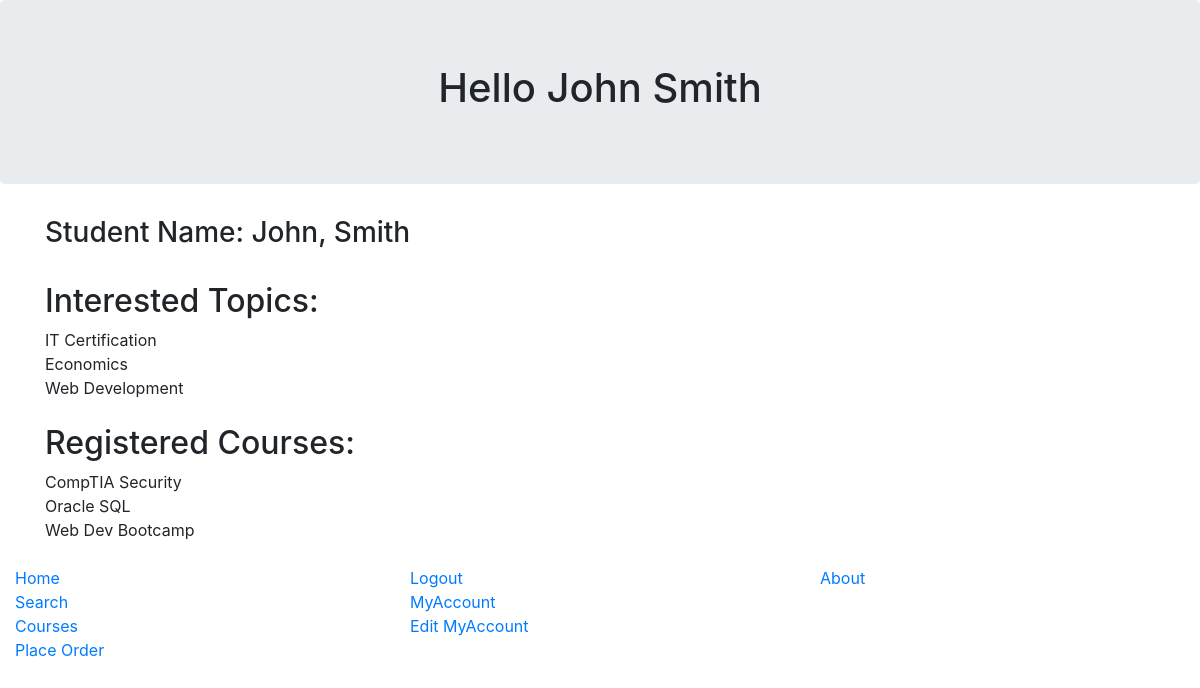
The app's page /myapp/myaccount/ (signed in), older data.
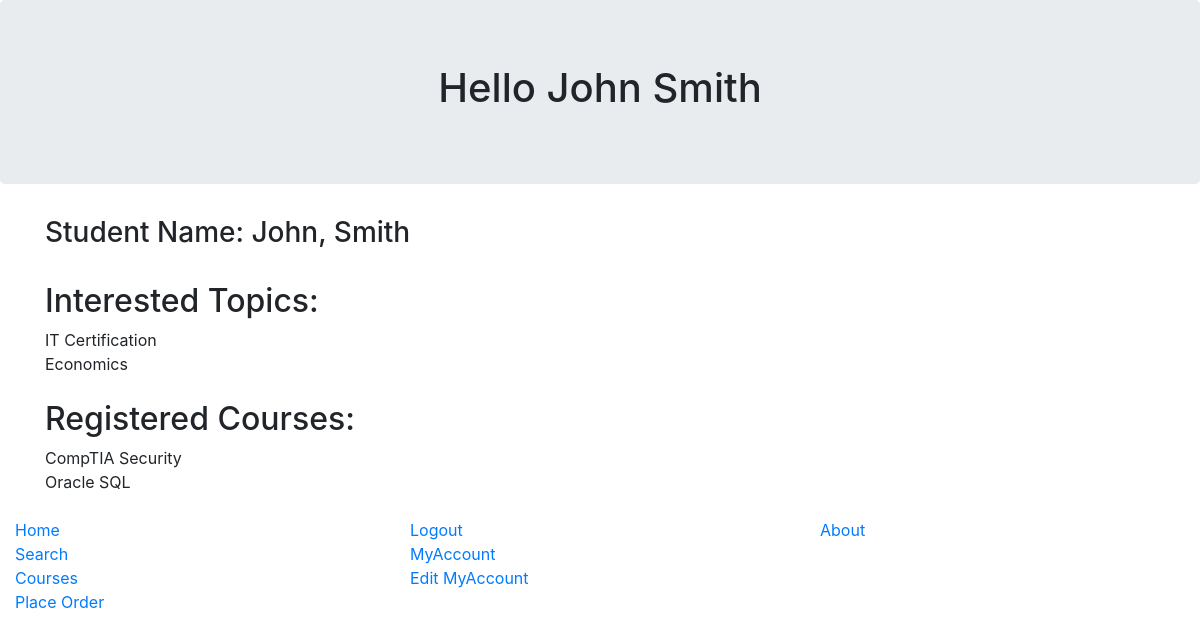
The same page, newer data.
### polls/models.py (models this page shows, shortened)
class Topic(models.Model):
    name = models.CharField(max_length=200)
    length = models.BigIntegerField(default=12)

class Course(models.Model):
    title = models.CharField(max_length=200)
    topic = models.ForeignKey(Topic, related_name='courses', on_delete=models.CASCADE)
    price = models.DecimalField(max_digits=10, decimal_places=2)
    hours = models.BigIntegerField(default=0)
    for_everyone = models.BooleanField(default=True)
    description = models.TextField(blank=True)
    num_reviews = models.PositiveIntegerField(default=0)

### polls/views.py (the view)
# urls.py: path('myaccount/', views.myaccount, name='myaccount'),
@login_required
def myaccount(request):
    student = Student.objects.filter(username=request.user).first()
    return render(request, 'registration/myaccount.html', { 'student': student })

### templates/registration/myaccount.html (shortened to what this page needs)
{% extends 'base.html' %}
{% block body_block %}
    {% if student %}
        <div>
        <h3>Student Name: {{ user.first_name }}, {{ user.last_name }}</h3>
        <br>
            <h2>Interested Topics:</h2>
        <ul>
        {% for topic in student.interested_in.all %}
            <li>
                {{ topic.name }}
            </li>
        {% endfor %}
        </ul>
        <br>
        <h2>Registered Courses:</h2>
        <ul>
        {% for course in student.registered_courses.all %}
            <li>
                {{ course.title }}
            </li>
        {% endfor %}
        </ul>
        </div>
    {% else %}
        <div><p>You are not a registered student!</p></div>
    {% endif %}
{% endblock %}

### templates/base.html (shortened to what this page needs)
<!DOCTYPE html>
{% load static %}
<html>
<head>
<link rel="stylesheet" href="https://stackpath.bootstrapcdn.com/bootstrap/4.1.3/css/bootstrap.min.css">
<link rel="stylesheet" type="text/css" href="{%  static 'myapp/style.css' %}" />
</head>
<body>
    <div class="jumbotron text-center">
        <h1>
            {% block myhdg %}Hello
                {% if user.is_authenticated %}
                    {{ user.first_name }} {{ user.last_name }}
                {% else %}
                    Anonymous User
                {% endif %}
            {% endblock %}
        </h1>
    </div>
    <div class="container">
        {% block body_block %}*** {% endblock %}
    </div>
    <footer class="page-footer font-small blue pt-4">
        <div class="row">
        <div class="col-md-4">
            <div class="col-md-4"><a href = "{% url 'polls:index' %}">Home</a></div>
            <div class="col-md-4"><a href = "{% url 'polls:findcourses' %}">Search Courses</a></div>
            <div class="col-md-4"><a href="{% url 'polls:placeorder' %}">Place Order</a></div>
        </div>
        <div class="col-md-4">
            {% if user.is_authenticated %}
                <div><a href="{% url 'polls:user_logout' %}">Logout</a></div>
                <div><a href="{% url 'polls:myaccount' %}">MyAccount</a></div>
                <div><a href="{% url 'polls:edit_myaccount' %}">Edit MyAccount</a></div>
            {% else %}
                <div><a href="{% url 'polls:user_login' %}">Login</a></div>
                <div><a href="{% url 'polls:register' %}">Register</a></div>
            {% endif %}
        </div>
        <div class="col-md-4">
            <div><a href="{% url 'polls:about1' %}">About</a></div>
        </div>
    </div>
    </footer>
</body>
</html>

### static/myapp/style.css (style rules this page uses)
html, body { height: 100%; width: 100%; }
ul { list-style-type: none; margin: 0; padding: 0; overflow: hidden; }

Row changes from the older to the newer data that the page shows:
removed Topic: name "Web Development"
removed Course: title "Web Dev Bootcamp"
